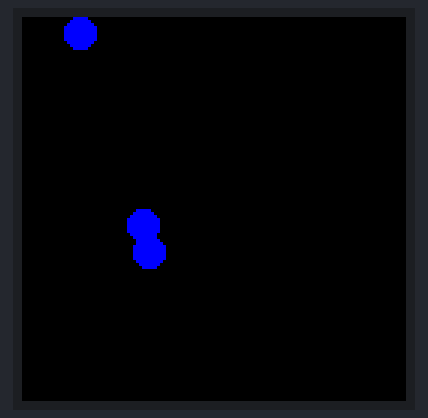
Bench run of a sketch on a simulated Arduino Uno, built with avr-gcc and run on an emulated ATmega328P. Shown: 128×128 colour display. Random numbers use the default seed unless the sketch sets one.

Above: at 0.18 s.
At 4.57 s:
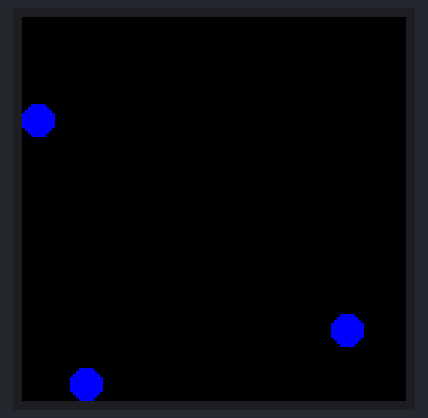
At 9.59 s:
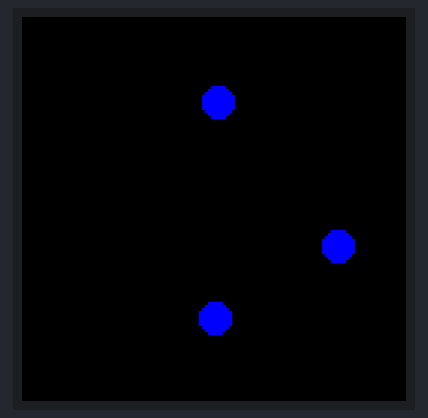
At 19.63 s:
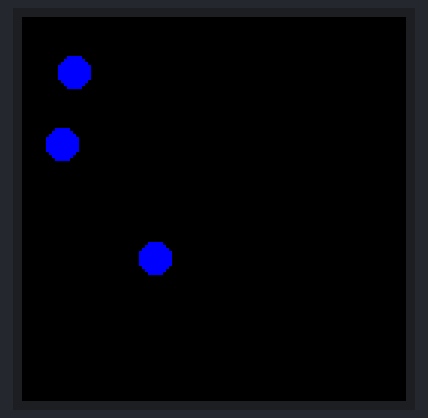
At 29.67 s:
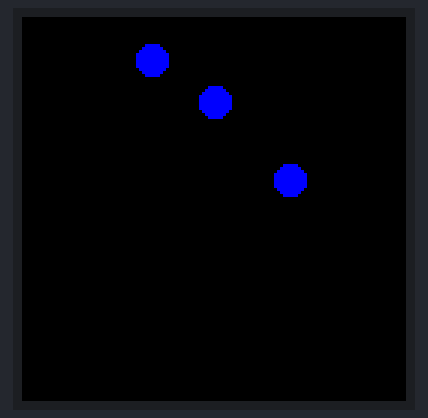
At 39.7 s:
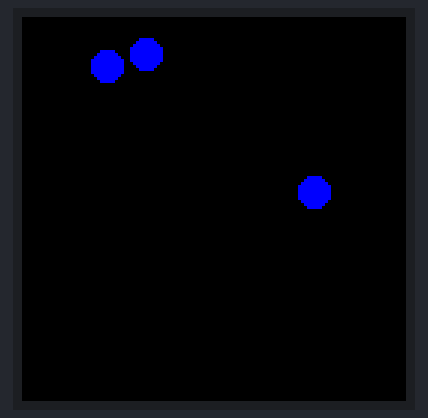

The sketch:

bounce.ino
```cpp
#include <Adafruit_GFX.h>
#include <Adafruit_SSD1351.h>
#include <SPI.h>

#define SCREEN_WIDTH 128
#define SCREEN_HEIGHT 128

#define SCLK_PIN 13
#define MOSI_PIN 11
#define DC_PIN 4
#define CS_PIN 5
#define RST_PIN 6

#define BLACK 0x0000
#define WHITE 0xFFFF
#define BLUE 0x001F

Adafruit_SSD1351 tft = Adafruit_SSD1351(SCREEN_WIDTH, SCREEN_HEIGHT, &SPI, CS_PIN, DC_PIN, RST_PIN);

const int ballCount = 3; // Number of balls
int ballRadius = 5;

// Arrays to store ball data
int ballX[ballCount];
int ballY[ballCount];
int ballSpeedX[ballCount];
int ballSpeedY[ballCount];
uint16_t ballColor[ballCount];

// Function to initialize the balls with random positions and speeds
void initBalls() {
  for (int i = 0; i < ballCount; i++) {
    ballX[i] = random(ballRadius, SCREEN_WIDTH - ballRadius);
    ballY[i] = random(ballRadius, SCREEN_HEIGHT - ballRadius);
    ballSpeedX[i] = random(1, 3) * (random(2) == 0 ? 1 : -1); // Random speed between -3 and 3
    ballSpeedY[i] = random(1, 3) * (random(2) == 0 ? 1 : -1);
    ballColor[i] = BLUE; // You can randomize the color for each ball if you want
  }
}

// Function to check if two balls are colliding
bool isColliding(int i, int j) {
  int dx = ballX[i] - ballX[j];
  int dy = ballY[i] - ballY[j];
  int distanceSquared = dx * dx + dy * dy;
  int radiusSum = 2 * ballRadius; // Since both balls have the same radius
  return distanceSquared <= radiusSum * radiusSum;
}

void setup(void) {
  Serial.begin(9600);
  tft.begin();
  tft.fillScreen(BLACK);
  randomSeed(analogRead(0)); // Seed for random number generation

  // Initialize the balls
  initBalls();
}

void loop() {
  // Clear the previous ball positions
  for (int i = 0; i < ballCount; i++) {
    tft.fillCircle(ballX[i], ballY[i], ballRadius, BLACK);
  }

  // Update positions and check for collisions with walls
  for (int i = 0; i < ballCount; i++) {
    ballX[i] += ballSpeedX[i];
    ballY[i] += ballSpeedY[i];

    // Bounce off the walls
    if (ballX[i] <= ballRadius || ballX[i] >= SCREEN_WIDTH - ballRadius) {
      ballSpeedX[i] = -ballSpeedX[i];
    }
    if (ballY[i] <= ballRadius || ballY[i] >= SCREEN_HEIGHT - ballRadius) {
      ballSpeedY[i] = -ballSpeedY[i];
    }

    // Check for collisions with other balls
    for (int j = i + 1; j < ballCount; j++) {
      if (isColliding(i, j)) {
        // Reverse directions for both balls
        ballSpeedX[i] = -ballSpeedX[i];
        ballSpeedY[i] = -ballSpeedY[i];
        ballSpeedX[j] = -ballSpeedX[j];
        ballSpeedY[j] = -ballSpeedY[j];
      }
    }
  }

  // Draw the balls in their new positions
  for (int i = 0; i < ballCount; i++) {
    tft.fillCircle(ballX[i], ballY[i], ballRadius, ballColor[i]);
  }

  // Delay to control the speed of the animation
  delay(30);
}
```
